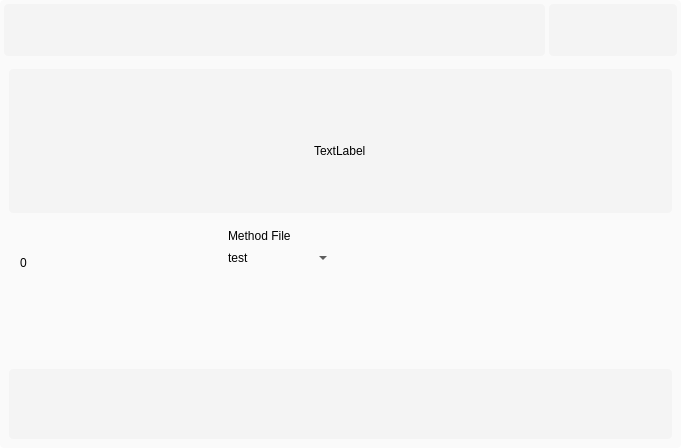
<?xml version="1.0" encoding="UTF-8"?>
<ui version="4.0">
 <class>Dialog</class>
 <widget class="QDialog" name="Dialog">
  <property name="geometry">
   <rect>
    <x>0</x>
    <y>0</y>
    <width>681</width>
    <height>448</height>
   </rect>
  </property>
  <property name="windowTitle">
   <string>Dialog</string>
  </property>
  <property name="styleSheet">
   <string notr="true">*{
	border: none;
	background-color: transparent;
	background: transparent;
	padding: 0;
	margin: 0;
	color: #000;
	font: 75 10pt &quot;Calibri&quot;;
	border-radius: 4px;

}

#centralWidget{
	background-color: #fafafa;
}

#frame_5, #frame_6, #frame, #acceptFrame{
	background-color: #f4f4f4;
}

QMenu::item:selected {
    background-color: white;
    color: white;
}
QComboBox::item:selected{
    background-color: white;
    color: white;
}
QComboBox QAbstractItemView  {
    background-color: white;
}

QPushButton {
        border: none;
        padding: 10px;
        background-color: #f4f4f4;
        color: black;
        border-radius: 5px;
       /* box-shadow: 0px 4px 8px rgba(0, 0, 0, 0.3);*/
    }
    QPushButton:hover {
        background-color: #e0e0e0;
        /*box-shadow: 0px 8px 16px rgba(0, 0, 0, 0.3);*/
    }
    QPushButton:pressed {
        background-color: #d4d4d4;
        /*box-shadow: 0px 2px 4px rgba(0, 0, 0, 0.3);*/
    }</string>
  </property>
  <layout class="QVBoxLayout" name="verticalLayout">
   <property name="spacing">
    <number>0</number>
   </property>
   <property name="leftMargin">
    <number>0</number>
   </property>
   <property name="topMargin">
    <number>0</number>
   </property>
   <property name="rightMargin">
    <number>0</number>
   </property>
   <property name="bottomMargin">
    <number>0</number>
   </property>
   <item>
    <widget class="QWidget" name="centralWidget" native="true">
     <layout class="QVBoxLayout" name="verticalLayout_2">
      <property name="spacing">
       <number>0</number>
      </property>
      <property name="leftMargin">
       <number>0</number>
      </property>
      <property name="topMargin">
       <number>0</number>
      </property>
      <property name="rightMargin">
       <number>0</number>
      </property>
      <property name="bottomMargin">
       <number>0</number>
      </property>
      <item alignment="Qt::AlignTop">
       <widget class="QWidget" name="headerContainer" native="true">
        <property name="sizePolicy">
         <sizepolicy hsizetype="Expanding" vsizetype="Preferred">
          <horstretch>0</horstretch>
          <verstretch>0</verstretch>
         </sizepolicy>
        </property>
        <layout class="QHBoxLayout" name="horizontalLayout_4">
         <property name="spacing">
          <number>4</number>
         </property>
         <property name="leftMargin">
          <number>4</number>
         </property>
         <property name="topMargin">
          <number>4</number>
         </property>
         <property name="rightMargin">
          <number>4</number>
         </property>
         <property name="bottomMargin">
          <number>4</number>
         </property>
         <item>
          <widget class="QFrame" name="frame_5">
           <property name="sizePolicy">
            <sizepolicy hsizetype="Expanding" vsizetype="Preferred">
             <horstretch>0</horstretch>
             <verstretch>0</verstretch>
            </sizepolicy>
           </property>
           <property name="maximumSize">
            <size>
             <width>16777215</width>
             <height>16777215</height>
            </size>
           </property>
           <property name="frameShape">
            <enum>QFrame::StyledPanel</enum>
           </property>
           <property name="frameShadow">
            <enum>QFrame::Raised</enum>
           </property>
           <layout class="QHBoxLayout" name="horizontalLayout_7">
            <item alignment="Qt::AlignHCenter">
             <widget class="QLabel" name="label_11">
              <property name="minimumSize">
               <size>
                <width>50</width>
                <height>5</height>
               </size>
              </property>
              <property name="text">
               <string/>
              </property>
              <property name="pixmap">
               <pixmap resource="Icons.qrc">:/images/Images/Colifast_50pix_medium.png</pixmap>
              </property>
              <property name="scaledContents">
               <bool>false</bool>
              </property>
             </widget>
            </item>
           </layout>
          </widget>
         </item>
         <item alignment="Qt::AlignRight">
          <widget class="QFrame" name="frame_6">
           <property name="frameShape">
            <enum>QFrame::StyledPanel</enum>
           </property>
           <property name="frameShadow">
            <enum>QFrame::Raised</enum>
           </property>
           <layout class="QHBoxLayout" name="horizontalLayout_5">
            <item>
             <widget class="QPushButton" name="minimizebtn">
              <property name="toolTip">
               <string>Minimize Window</string>
              </property>
              <property name="text">
               <string/>
              </property>
              <property name="icon">
               <iconset resource="Icons.qrc">
                <normaloff>:/icons/icons/minus.svg</normaloff>:/icons/icons/minus.svg</iconset>
              </property>
             </widget>
            </item>
            <item>
             <widget class="QPushButton" name="closebtn">
              <property name="toolTip">
               <string>Close Window</string>
              </property>
              <property name="text">
               <string/>
              </property>
              <property name="icon">
               <iconset resource="Icons.qrc">
                <normaloff>:/icons/icons/x.svg</normaloff>:/icons/icons/x.svg</iconset>
              </property>
              <property name="iconSize">
               <size>
                <width>16</width>
                <height>16</height>
               </size>
              </property>
             </widget>
            </item>
           </layout>
          </widget>
         </item>
        </layout>
       </widget>
      </item>
      <item>
       <widget class="QWidget" name="mainBodyContainer" native="true">
        <property name="sizePolicy">
         <sizepolicy hsizetype="Expanding" vsizetype="Expanding">
          <horstretch>0</horstretch>
          <verstretch>0</verstretch>
         </sizepolicy>
        </property>
        <layout class="QVBoxLayout" name="verticalLayout_3">
         <item>
          <widget class="QFrame" name="frame">
           <property name="maximumSize">
            <size>
             <width>16777215</width>
             <height>16777215</height>
            </size>
           </property>
           <property name="frameShape">
            <enum>QFrame::StyledPanel</enum>
           </property>
           <property name="frameShadow">
            <enum>QFrame::Raised</enum>
           </property>
           <layout class="QVBoxLayout" name="verticalLayout_4">
            <property name="spacing">
             <number>20</number>
            </property>
            <property name="leftMargin">
             <number>20</number>
            </property>
            <property name="topMargin">
             <number>20</number>
            </property>
            <property name="rightMargin">
             <number>20</number>
            </property>
            <property name="bottomMargin">
             <number>0</number>
            </property>
            <item alignment="Qt::AlignHCenter|Qt::AlignVCenter">
             <widget class="QLabel" name="errorLabel">
              <property name="text">
               <string>TextLabel</string>
              </property>
             </widget>
            </item>
           </layout>
          </widget>
         </item>
         <item>
          <widget class="QFrame" name="customFrame">
           <property name="frameShape">
            <enum>QFrame::StyledPanel</enum>
           </property>
           <property name="frameShadow">
            <enum>QFrame::Raised</enum>
           </property>
           <widget class="QSpinBox" name="bottleSize">
            <property name="geometry">
             <rect>
              <x>9</x>
              <y>27</y>
              <width>35</width>
              <height>34</height>
             </rect>
            </property>
            <property name="minimumSize">
             <size>
              <width>0</width>
              <height>34</height>
             </size>
            </property>
            <property name="singleStep">
             <number>7</number>
            </property>
           </widget>
           <widget class="QFrame" name="frameMethod">
            <property name="geometry">
             <rect>
              <x>210</x>
              <y>0</y>
              <width>121</width>
              <height>56</height>
             </rect>
            </property>
            <property name="frameShape">
             <enum>QFrame::StyledPanel</enum>
            </property>
            <property name="frameShadow">
             <enum>QFrame::Raised</enum>
            </property>
            <layout class="QVBoxLayout" name="verticalLayout_5">
             <item>
              <widget class="QLabel" name="methodFile">
               <property name="text">
                <string>Method File</string>
               </property>
              </widget>
             </item>
             <item>
              <widget class="QComboBox" name="methodSelector">
               <property name="enabled">
                <bool>true</bool>
               </property>
               <property name="styleSheet">
                <string notr="true"/>
               </property>
               <item>
                <property name="text">
                 <string>test</string>
                </property>
               </item>
              </widget>
             </item>
            </layout>
           </widget>
          </widget>
         </item>
         <item>
          <widget class="QFrame" name="acceptFrame">
           <property name="sizePolicy">
            <sizepolicy hsizetype="Expanding" vsizetype="MinimumExpanding">
             <horstretch>0</horstretch>
             <verstretch>0</verstretch>
            </sizepolicy>
           </property>
           <property name="maximumSize">
            <size>
             <width>16777215</width>
             <height>70</height>
            </size>
           </property>
           <property name="frameShape">
            <enum>QFrame::StyledPanel</enum>
           </property>
           <property name="frameShadow">
            <enum>QFrame::Raised</enum>
           </property>
          </widget>
         </item>
        </layout>
       </widget>
      </item>
     </layout>
    </widget>
   </item>
  </layout>
 </widget>
 <resources>
  <include location="Icons.qrc"/>
 </resources>
 <connections/>
</ui>
